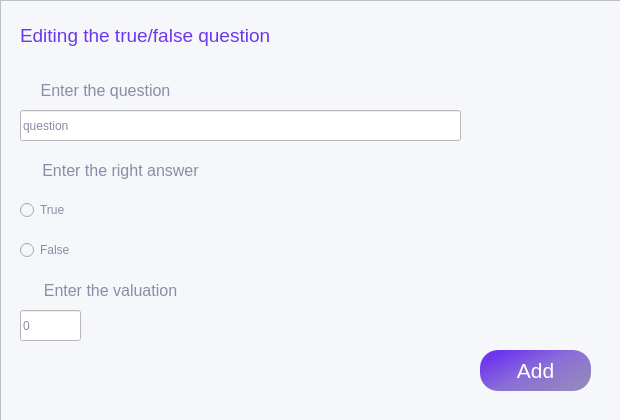
<?xml version="1.0" encoding="UTF-8"?>
<ui version="4.0">
 <class>Form</class>
 <widget class="QWidget" name="Form">
  <property name="geometry">
   <rect>
    <x>0</x>
    <y>0</y>
    <width>620</width>
    <height>420</height>
   </rect>
  </property>
  <property name="windowTitle">
   <string>Form</string>
  </property>
  <widget class="QFrame" name="frame">
   <property name="geometry">
    <rect>
     <x>0</x>
     <y>0</y>
     <width>621</width>
     <height>421</height>
    </rect>
   </property>
   <property name="styleSheet">
    <string notr="true">background-color: rgb(246, 247, 250);
color: rgb(110, 55, 238);
font: 16pt &quot;.AppleSystemUIFont&quot;;
color: rgb(139, 140, 166);</string>
   </property>
   <property name="frameShape">
    <enum>QFrame::StyledPanel</enum>
   </property>
   <property name="frameShadow">
    <enum>QFrame::Raised</enum>
   </property>
   <widget class="QLabel" name="label_2">
    <property name="geometry">
     <rect>
      <x>10</x>
      <y>70</y>
      <width>191</width>
      <height>41</height>
     </rect>
    </property>
    <property name="text">
     <string>&lt;html&gt;&lt;head/&gt;&lt;body&gt;&lt;p align=&quot;center&quot;&gt;&lt;span style=&quot; font-size:12pt;&quot;&gt;Enter the question&lt;/span&gt;&lt;/p&gt;&lt;/body&gt;&lt;/html&gt;</string>
    </property>
    <property name="textFormat">
     <enum>Qt::RichText</enum>
    </property>
    <property name="alignment">
     <set>Qt::AlignCenter</set>
    </property>
   </widget>
   <widget class="QPushButton" name="pushButton">
    <property name="geometry">
     <rect>
      <x>480</x>
      <y>350</y>
      <width>111</width>
      <height>41</height>
     </rect>
    </property>
    <property name="font">
     <font>
      <family>.AppleSystemUIFont</family>
      <pointsize>16</pointsize>
      <weight>50</weight>
      <italic>false</italic>
      <bold>false</bold>
     </font>
    </property>
    <property name="cursor">
     <cursorShape>PointingHandCursor</cursorShape>
    </property>
    <property name="styleSheet">
     <string notr="true">background-color: qlineargradient(spread:pad, x1:0.07, y1:0.227364, x2:0.895, y2:0.847, stop:0 rgba(110, 55, 238, 255), stop:0.487562 rgba(138, 110, 215, 255), stop:1 rgba(147, 134, 190, 255));
border-radius: 18px;
color: rgb(255, 255, 255);</string>
    </property>
    <property name="text">
     <string>Add</string>
    </property>
   </widget>
   <widget class="QLabel" name="label_3">
    <property name="geometry">
     <rect>
      <x>20</x>
      <y>20</y>
      <width>501</width>
      <height>31</height>
     </rect>
    </property>
    <property name="styleSheet">
     <string notr="true">color: rgba(110, 55, 238, 255)</string>
    </property>
    <property name="text">
     <string>&lt;html&gt;&lt;head/&gt;&lt;body&gt;&lt;p&gt;&lt;span style=&quot; font-size:14pt;&quot;&gt;Editing the true/false question&lt;/span&gt;&lt;/p&gt;&lt;/body&gt;&lt;/html&gt;</string>
    </property>
    <property name="textFormat">
     <enum>Qt::RichText</enum>
    </property>
   </widget>
   <widget class="QLabel" name="label_4">
    <property name="geometry">
     <rect>
      <x>10</x>
      <y>150</y>
      <width>221</width>
      <height>41</height>
     </rect>
    </property>
    <property name="text">
     <string>&lt;html&gt;&lt;head/&gt;&lt;body&gt;&lt;p&gt;&lt;span style=&quot; font-size:12pt;&quot;&gt;Enter the right answer&lt;/span&gt;&lt;/p&gt;&lt;/body&gt;&lt;/html&gt;</string>
    </property>
    <property name="textFormat">
     <enum>Qt::RichText</enum>
    </property>
    <property name="alignment">
     <set>Qt::AlignCenter</set>
    </property>
   </widget>
   <widget class="QLabel" name="label_5">
    <property name="geometry">
     <rect>
      <x>20</x>
      <y>270</y>
      <width>181</width>
      <height>41</height>
     </rect>
    </property>
    <property name="text">
     <string>&lt;html&gt;&lt;head/&gt;&lt;body&gt;&lt;p align=&quot;center&quot;&gt;&lt;span style=&quot; font-size:12pt;&quot;&gt;Enter the valuation&lt;/span&gt;&lt;/p&gt;&lt;/body&gt;&lt;/html&gt;</string>
    </property>
    <property name="textFormat">
     <enum>Qt::RichText</enum>
    </property>
    <property name="alignment">
     <set>Qt::AlignCenter</set>
    </property>
   </widget>
   <widget class="QLineEdit" name="lineEdit">
    <property name="geometry">
     <rect>
      <x>20</x>
      <y>110</y>
      <width>441</width>
      <height>31</height>
     </rect>
    </property>
    <property name="styleSheet">
     <string notr="true">background-color: rgb(255,255,255);
font: 10pt &quot;MS Shell Dlg 2&quot;; </string>
    </property>
    <property name="text">
     <string>question</string>
    </property>
   </widget>
   <widget class="QLineEdit" name="lineEdit_2">
    <property name="geometry">
     <rect>
      <x>20</x>
      <y>310</y>
      <width>61</width>
      <height>31</height>
     </rect>
    </property>
    <property name="styleSheet">
     <string notr="true">background-color: rgb(255,255,255);
font: 10pt &quot;MS Shell Dlg 2&quot;; </string>
    </property>
    <property name="text">
     <string>0</string>
    </property>
   </widget>
   <widget class="QRadioButton" name="radioButton">
    <property name="geometry">
     <rect>
      <x>20</x>
      <y>200</y>
      <width>95</width>
      <height>20</height>
     </rect>
    </property>
    <property name="styleSheet">
     <string notr="true">font: 12pt &quot;MS Shell Dlg 2&quot;;</string>
    </property>
    <property name="text">
     <string>True</string>
    </property>
   </widget>
   <widget class="QRadioButton" name="radioButton_2">
    <property name="geometry">
     <rect>
      <x>20</x>
      <y>240</y>
      <width>95</width>
      <height>20</height>
     </rect>
    </property>
    <property name="styleSheet">
     <string notr="true">font: 12pt &quot;MS Shell Dlg 2&quot;;</string>
    </property>
    <property name="text">
     <string>False</string>
    </property>
   </widget>
  </widget>
 </widget>
 <resources/>
 <connections/>
</ui>
